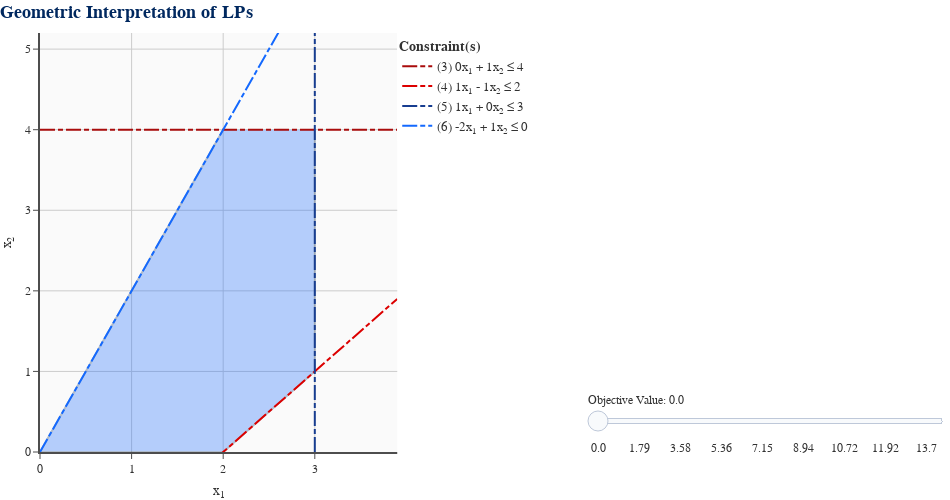

Notebook source saved alongside this figure:
### Markdown cell above
Let's try another! This LP is called `DEGENERATE_FIN_2D_LP`.

$$\begin{align*}
\max \quad & 1x_1+2x_2\\
\text{s.t.} \quad & 0x_1 + 1x_2 \leq 4 \\
\quad & 1x_1 - 1x_2 \leq 2 \\
\quad & 1x_1 + 0x_2 \leq 3 \\
\quad & -2x_1 + 1x_2 \leq 0 \\
\quad & x_1, x_2 \geq 0 \\
\end{align*}$$

### Code cell
lp = ex.DEGENERATE_FIN_2D_LP # get LP example
lp_visual(lp).show() # visualize it

### Figure 1 — Plotly figure (JSON) as saved in the notebook; plotly's stock layout.template omitted (floating-point values rounded to 4 significant figures)
{"data": [{"hoverinfo": "skip", "marker": {"color": "white", "opacity": 1e-07, "size": 0}, "mode": "markers", "showlegend": false, "type": "scatter", "x": [3.9], "y": [5.2]}, {"fill": "toself", "fillcolor": "#1469FE", "hoverinfo": "none", "line": {"color": "#00285F", "width": 2}, "mode": "lines", "opacity": 0.3, "showlegend": false, "type": "scatter", "x": [2, 0, 2, 3, 3], "y": [4, 0, 0, 1, 4]}, {"hoverinfo": "skip", "line": {"color": "#A90C0C", "dash": "15,3,5,3", "width": 2}, "mode": "lines", "name": "(3) 0x<sub>1</sub> + 1x<sub>2</sub> ≤ 4", "showlegend": true, "type": "scatter", "visible": true, "x": [0, 3.9], "y": [4, 4]}, {"hoverinfo": "skip", "line": {"color": "#DC0000", "dash": "15,3,5,3", "width": 2}, "mode": "lines", "name": "(4) 1x<sub>1</sub> - 1x<sub>2</sub> ≤ 2", "showlegend": true, "type": "scatter", "visible": true, "x": [0, 3.9], "y": [-2, 1.9]}, {"hoverinfo": "skip", "line": {"color": "#173D90", "dash": "15,3,5,3", "width": 2}, "mode": "lines", "name": "(5) 1x<sub>1</sub> + 0x<sub>2</sub> ≤ 3", "showlegend": true, "type": "scatter", "visible": true, "x": [3, 3], "y": [0, 5.2]}, {"hoverinfo": "skip", "line": {"color": "#1469FE", "dash": "15,3,5,3", "width": 2}, "mode": "lines", "name": "(6) -2x<sub>1</sub> + 1x<sub>2</sub> ≤ 0", "showlegend": true, "type": "scatter", "visible": true, "x": [0, 3.9], "y": [0, 7.8]}, {"hoverinfo": "text", "hoverlabel": {"bgcolor": "#FAFAFA", "bordercolor": "#323232", "font": {"color": "#323232", "family": "Arial"}}, "marker": {"color": "gray", "opacity": 1e-07, "size": 20}, "mode": "markers", "showlegend": false, "text": ["<b>BFS</b>: (0, 0, 4, 2, 3, 0)<br><b>B<sub>1</sub></b>: (3, 4, 5, 1)<br><b>B<sub>2</sub></b>: (3, 4, 5, 2)<br><b>B<sub>3</sub></b>: (3, 4, 5, 6)<br><b>Obj</b>: 0", "<b>BFS</b>: (2, 0, 4, 0, 1, 4)<br><b>B</b>: (1, 3, 5, 6)<br><b>Obj</b>: 2", "<b>BFS</b>: (2, 4, 0, 4, 1, 0)<br><b>B</b>: (1, 2, 4, 5)<br><b>Obj</b>: 10", "<b>BFS</b>: (3, 1, 3, 0, 0, 5)<br><b>B</b>: (1, 2, 3, 6)<br><b>Obj</b>: 5", "<b>BFS</b>: (3, 4, 0, 3, 0, 2)<br><b>B</b>: (1, 2, 4, 6)<br><b>Obj</b>: 11"], "type": "scatter", "x": [0, 2, 2, 3, 3], "y": [0, 0, 4, 1, 4]}, {"hoverinfo": "skip", "line": {"color": "red", "width": 4}, "mode": "lines", "showlegend": false, "type": "scatter", "visible": false, "x": [0, 3.9], "y": [0, -1.95]}, {"hoverinfo": "skip", "line": {"color": "red", "width": 4}, "mode": "lines", "showlegend": false, "type": "scatter", "visible": false, "x": [0, 3.9], "y": [0.3, -1.65]}, {"hoverinfo": "skip", "line": {"color": "red", "width": 4}, "mode": "lines", "showlegend": false, "type": "scatter", "visible": false, "x": [0, 3.9], "y": [0.595, -1.355]}, {"hoverinfo": "skip", "line": {"color": "red", "width": 4}, "mode": "lines", "showlegend": false, "type": "scatter", "visible": false, "x": [0, 3.9], "y": [0.895, -1.055]}, {"hoverinfo": "skip", "line": {"color": "red", "width": 4}, "mode": "lines", "showlegend": false, "type": "scatter", "visible": false, "x": [0, 3.9], "y": [1.19, -0.76]}, {"hoverinfo": "skip", "line": {"color": "red", "width": 4}, "mode": "lines", "showlegend": false, "type": "scatter", "visible": false, "x": [0, 3.9], "y": [1.49, -0.46]}, {"hoverinfo": "skip", "line": {"color": "red", "width": 4}, "mode": "lines", "showlegend": false, "type": "scatter", "visible": false, "x": [0, 3.9], "y": [1.79, -0.16]}, {"hoverinfo": "skip", "line": {"color": "red", "width": 4}, "mode": "lines", "showlegend": false, "type": "scatter", "visible": false, "x": [0, 3.9], "y": [2.085, 0.135]}, {"hoverinfo": "skip", "line": {"color": "red", "width": 4}, "mode": "lines", "showlegend": false, "type": "scatter", "visible": false, "x": [0, 3.9], "y": [2.385, 0.435]}, {"hoverinfo": "skip", "line": {"color": "red", "width": 4}, "mode": "lines", "showlegend": false, "type": "scatter", "visible": false, "x": [0, 3.9], "y": [2.68, 0.73]}, {"hoverinfo": "skip", "line": {"color": "red", "width": 4}, "mode": "lines", "showlegend": false, "type": "scatter", "visible": false, "x": [0, 3.9], "y": [2.98, 1.03]}, {"hoverinfo": "skip", "line": {"color": "red", "width": 4}, "mode": "lines", "showlegend": false, "type": "scatter", "visible": false, "x": [0, 3.9], "y": [3.275, 1.325]}, {"hoverinfo": "skip", "line": {"color": "red", "width": 4}, "mode": "lines", "showlegend": false, "type": "scatter", "visible": false, "x": [0, 3.9], "y": [3.575, 1.625]}, {"hoverinfo": "skip", "line": {"color": "red", "width": 4}, "mode": "lines", "showlegend": false, "type": "scatter", "visible": false, "x": [0, 3.9], "y": [3.875, 1.925]}, {"hoverinfo": "skip", "line": {"color": "red", "width": 4}, "mode": "lines", "showlegend": false, "type": "scatter", "visible": false, "x": [0, 3.9], "y": [4.17, 2.22]}, {"hoverinfo": "skip", "line": {"color": "red", "width": 4}, "mode": "lines", "showlegend": false, "type": "scatter", "visible": false, "x": [0, 3.9], "y": [4.47, 2.52]}, {"hoverinfo": "skip", "line": {"color": "red", "width": 4}, "mode": "lines", "showlegend": false, "type": "scatter", "visible": false, "x": [0, 3.9], "y": [4.765, 2.815]}, {"hoverinfo": "skip", "line": {"color": "red", "width": 4}, "mode": "lines", "showlegend": false, "type": "scatter", "visible": false, "x": [0, 3.9], "y": [5.065, 3.115]}, {"hoverinfo": "skip", "line": {"color": "red", "width": 4}, "mode": "lines", "showlegend": false, "type": "scatter", "visible": false, "x": [0, 3.9], "y": [5.36, 3.41]}, {"hoverinfo": "skip", "line": {"color": "red", "width": 4}, "mode": "lines", "showlegend": false, "type": "scatter", "visible": false, "x": [0, 3.9], "y": [5.5, 3.55]}, {"hoverinfo": "skip", "line": {"color": "red", "width": 4}, "mode": "lines", "showlegend": false, "type": "scatter", "visible": false, "x": [0, 3.9], "y": [5.66, 3.71]}, {"hoverinfo": "skip", "line": {"color": "red", "width": 4}, "mode": "lines", "showlegend": false, "type": "scatter", "visible": false, "x": [0, 3.9], "y": [5.96, 4.01]}, {"hoverinfo": "skip", "line": {"color": "red", "width": 4}, "mode": "lines", "showlegend": false, "type": "scatter", "visible": false, "x": [0, 3.9], "y": [6.255, 4.305]}, {"hoverinfo": "skip", "line": {"color": "red", "width": 4}, "mode": "lines", "showlegend": false, "type": "scatter", "visible": false, "x": [0, 3.9], "y": [6.555, 4.605]}, {"hoverinfo": "skip", "line": {"color": "red", "width": 4}, "mode": "lines", "showlegend": false, "type": "scatter", "visible": false, "x": [0, 3.9], "y": [6.85, 4.9]}, {"hoverinfo": "skip", "line": {"color": "red", "width": 4}, "mode": "lines", "showlegend": false, "type": "scatter", "visible": false, "x": [0, 3.9], "y": [7.15, 5.2]}], "layout": {"font": {"color": "#323232", "family": "Arial"}, "height": 500, "legend": {"font": {"size": 13}, "title": {"font": {"size": 14}, "text": "<b>Constraint(s)</b>"}, "x": 0.3947, "xanchor": "left", "y": 1, "yanchor": "top"}, "margin": {"b": 0, "l": 0, "r": 0, "t": 33}, "paper_bgcolor": "white", "plot_bgcolor": "#FAFAFA", "scene": {"aspectmode": "cube", "xaxis": {"gridcolor": "#CCCCCC", "gridwidth": 1, "linecolor": "#4D4D4D", "linewidth": 2, "range": [0, 3.9], "rangemode": "tozero", "showspikes": false, "tickcolor": "#4D4D4D", "ticks": "outside"}, "yaxis": {"gridcolor": "#CCCCCC", "gridwidth": 1, "linecolor": "#4D4D4D", "linewidth": 2, "range": [0, 5.2], "rangemode": "tozero", "showspikes": false, "tickcolor": "#4D4D4D", "ticks": "outside"}, "zaxis": {"gridcolor": "#CCCCCC", "gridwidth": 1, "linecolor": "#4D4D4D", "linewidth": 2, "rangemode": "tozero", "showspikes": false, "tickcolor": "#4D4D4D", "ticks": "outside"}}, "sliders": [{"active": 0, "currentvalue": {"prefix": "Objective Value: "}, "len": 0.4, "lenmode": "fraction", "pad": {"b": 0, "l": 0, "r": 0, "t": 50}, "steps": [{"args": [{"visible": [null, null, true, true, true, true, null, true, false, false, false, false, false, false, false, false, false, false, false, false, false, false, false, false, false, false, false, false, false, false, false, false, false]}], "label": "0.0", "method": "update"}, {"args": [{"visible": [null, null, true, true, true, true, null, false, true, false, false, false, false, false, false, false, false, false, false, false, false, false, false, false, false, false, false, false, false, false, false, false, false]}], "label": "0.6", "method": "update"}, {"args": [{"visible": [null, null, true, true, true, true, null, false, false, true, false, false, false, false, false, false, false, false, false, false, false, false, false, false, false, false, false, false, false, false, false, false, false]}], "label": "1.19", "method": "update"}, {"args": [{"visible": [null, null, true, true, true, true, null, false, false, false, true, false, false, false, false, false, false, false, false, false, false, false, false, false, false, false, false, false, false, false, false, false, false]}], "label": "1.79", "method": "update"}, {"args": [{"visible": [null, null, true, true, true, true, null, false, false, false, false, true, false, false, false, false, false, false, false, false, false, false, false, false, false, false, false, false, false, false, false, false, false]}], "label": "2.38", "method": "update"}, {"args": [{"visible": [null, null, true, true, true, true, null, false, false, false, false, false, true, false, false, false, false, false, false, false, false, false, false, false, false, false, false, false, false, false, false, false, false]}], "label": "2.98", "method": "update"}, {"args": [{"visible": [null, null, true, true, true, true, null, false, false, false, false, false, false, true, false, false, false, false, false, false, false, false, false, false, false, false, false, false, false, false, false, false, false]}], "label": "3.58", "method": "update"}, {"args": [{"visible": [null, null, true, true, true, true, null, false, false, false, false, false, false, false, true, false, false, false, false, false, false, false, false, false, false, false, false, false, false, false, false, false, false]}], "label": "4.17", "method": "update"}, {"args": [{"visible": [null, null, true, true, true, true, null, false, false, false, false, false, false, false, false, true, false, false, false, false, false, false, false, false, false, false, false, false, false, false, false, false, false]}], "label": "4.77", "method": "update"}, {"args": [{"visible": [null, null, true, true, true, true, null, false, false, false, false, false, false, false, false, false, true, false, false, false, false, false, false, false, false, false, false, false, false, false, false, false, false]}], "label": "5.36", "method": "update"}, {"args": [{"visible": [null, null, true, true, true, true, null, false, false, false, false, false, false, false, false, false, false, true, false, false, false, false, false, false, false, false, false, false, false, false, false, false, false]}], "label": "5.96", "method": "update"}, {"args": [{"visible": [null, null, true, true, true, true, null, false, false, false, false, false, false, false, false, false, false, false, true, false, false, false, false, false, false, false, false, false, false, false, false, false, false]}], "label": "6.55", "method": "update"}, {"args": [{"visible": [null, null, true, true, true, true, null, false, false, false, false, false, false, false, false, false, false, false, false, true, false, false, false, false, false, false, false, false, false, false, false, false, false]}], "label": "7.15", "method": "update"}, {"args": [{"visible": [null, null, true, true, true, true, null, false, false, false, false, false, false, false, false, false, false, false, false, false, true, false, false, false, false, false, false, false, false, false, false, false, false]}], "label": "7.75", "method": "update"}, {"args": [{"visible": [null, null, true, true, true, true, null, false, false, false, false, false, false, false, false, false, false, false, false, false, false, true, false, false, false, false, false, false, false, false, false, false, false]}], "label": "8.34", "method": "update"}, {"args": [{"visible": [null, null, true, true, true, true, null, false, false, false, false, false, false, false, false, false, false, false, false, false, false, false, true, false, false, false, false, false, false, false, false, false, false]}], "label": "8.94", "method": "update"}, {"args": [{"visible": [null, null, true, true, true, true, null, false, false, false, false, false, false, false, false, false, false, false, false, false, false, false, false, true, false, false, false, false, false, false, false, false, false]}], "label": "9.53", "method": "update"}, {"args": [{"visible": [null, null, true, true, true, true, null, false, false, false, false, false, false, false, false, false, false, false, false, false, false, false, false, false, true, false, false, false, false, false, false, false, false]}], "label": "10.13", "method": "update"}, {"args": [{"visible": [null, null, true, true, true, true, null, false, false, false, false, false, false, false, false, false, false, false, false, false, false, false, false, false, false, true, false, false, false, false, false, false, false]}], "label": "10.72", "method": "update"}, {"args": [{"visible": [null, null, true, true, true, true, null, false, false, false, false, false, false, false, false, false, false, false, false, false, false, false, false, false, false, false, true, false, false, false, false, false, false]}], "label": "11.0", "method": "update"}, {"args": [{"visible": [null, null, true, true, true, true, null, false, false, false, false, false, false, false, false, false, false, false, false, false, false, false, false, false, false, false, false, true, false, false, false, false, false]}], "label": "11.32", "method": "update"}, {"args": [{"visible": [null, null, true, true, true, true, null, false, false, false, false, false, false, false, false, false, false, false, false, false, false, false, false, false, false, false, false, false, true, false, false, false, false]}], "label": "11.92", "method": "update"}, {"args": [{"visible": [null, null, true, true, true, true, null, false, false, false, false, false, false, false, false, false, false, false, false, false, false, false, false, false, false, false, false, false, false, true, false, false, false]}], "label": "12.51", "method": "update"}, {"args": [{"visible": [null, null, true, true, true, true, null, false, false, false, false, false, false, false, false, false, false, false, false, false, false, false, false, false, false, false, false, false, false, false, true, false, false]}], "label": "13.11", "method": "update"}, {"args": [{"visible": [null, null, true, true, true, true, null, false, false, false, false, false, false, false, false, false, false, false, false, false, false, false, false, false, false, false, false, false, false, false, false, true, false]}], "label": "13.7", "method": "update"}, {"args": [{"visible": [null, null, true, true, true, true, null, false, false, false, false, false, false, false, false, false, false, false, false, false, false, false, false, false, false, false, false, false, false, false, false, false, true]}], "label": "14.3", "method": "update"}], "tickcolor": "white", "ticklen": 0, "x": 0.6053, "xanchor": "left", "y": 0.01, "yanchor": "bottom"}], "title": {"font": {"color": "#00285F", "size": 18}, "text": "<b>Geometric Interpretation of LPs</b>", "x": 0, "xanchor": "left", "y": 0.99, "yanchor": "top"}, "width": 950, "xaxis": {"anchor": "y", "domain": [0, 0.3947], "gridcolor": "#CCCCCC", "gridwidth": 1, "linecolor": "#4D4D4D", "linewidth": 2, "range": [0, 3.9], "rangemode": "tozero", "showspikes": false, "tickcolor": "#4D4D4D", "ticks": "outside", "title": {"text": "x<sub>1</sub>"}}, "yaxis": {"anchor": "x", "domain": [0, 1], "gridcolor": "#CCCCCC", "gridwidth": 1, "linecolor": "#4D4D4D", "linewidth": 2, "range": [0, 5.2], "rangemode": "tozero", "showspikes": false, "tickcolor": "#4D4D4D", "ticks": "outside", "title": {"text": "x<sub>2</sub>"}}}}
